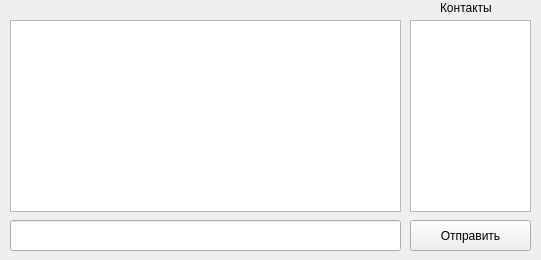
<?xml version="1.0" encoding="UTF-8"?>
<ui version="4.0">
 <class>MainWindow</class>
 <widget class="QMainWindow" name="MainWindow">
  <property name="geometry">
   <rect>
    <x>0</x>
    <y>0</y>
    <width>541</width>
    <height>260</height>
   </rect>
  </property>
  <property name="windowTitle">
   <string>Mes</string>
  </property>
  <widget class="QWidget" name="centralwidget">
   <widget class="QListWidget" name="listWidget">
    <property name="geometry">
     <rect>
      <x>410</x>
      <y>20</y>
      <width>121</width>
      <height>192</height>
     </rect>
    </property>
   </widget>
   <widget class="QTextBrowser" name="textBrowser">
    <property name="geometry">
     <rect>
      <x>10</x>
      <y>20</y>
      <width>391</width>
      <height>192</height>
     </rect>
    </property>
   </widget>
   <widget class="QLabel" name="label">
    <property name="geometry">
     <rect>
      <x>440</x>
      <y>0</y>
      <width>51</width>
      <height>16</height>
     </rect>
    </property>
    <property name="text">
     <string>Контакты</string>
    </property>
   </widget>
   <widget class="QLineEdit" name="lineEdit">
    <property name="geometry">
     <rect>
      <x>10</x>
      <y>220</y>
      <width>391</width>
      <height>31</height>
     </rect>
    </property>
   </widget>
   <widget class="QPushButton" name="pushButton">
    <property name="geometry">
     <rect>
      <x>410</x>
      <y>220</y>
      <width>121</width>
      <height>31</height>
     </rect>
    </property>
    <property name="text">
     <string>Отправить</string>
    </property>
   </widget>
  </widget>
 </widget>
 <resources/>
 <connections/>
</ui>
